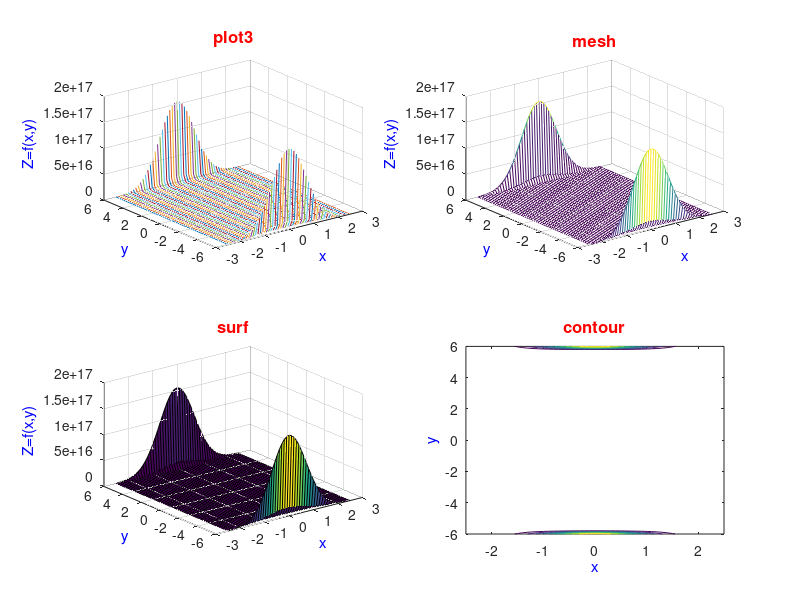
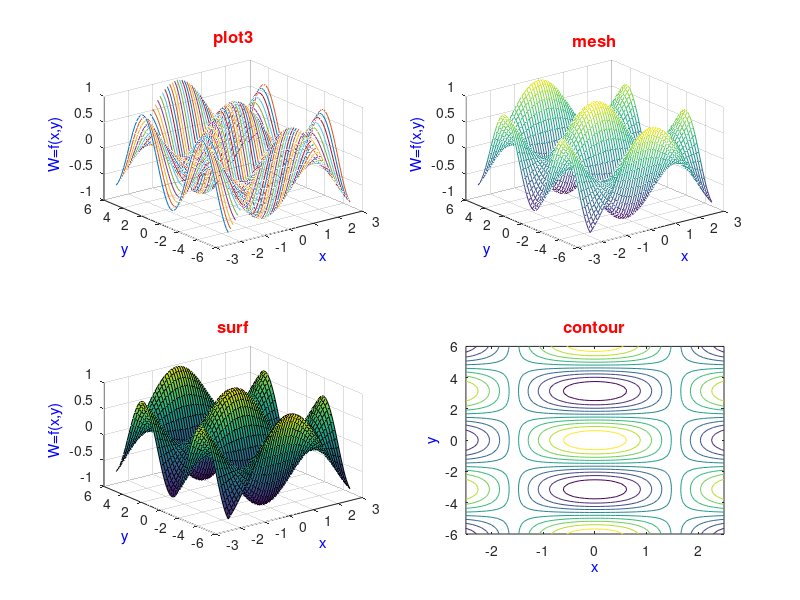

Here is the MATLAB script that generated these plots, in order:
%Q5
clc;clear;close all

figure(1);

[x,y]=meshgrid(-2.5:.1:2.5 , -6:.2:6);
Z=y.^2.*exp(-x.^2 + y.^2);

subplot(2,2,1);
plot3(x,y,Z);
grid on
xlabel('x','color','b');
ylabel('y','color','b');
zlabel('Z=f(x,y)','color','b');
title('plot3','color','r','fontSize',12);

subplot(2,2,2);
mesh(x,y,Z);
xlabel('x','color','b');
ylabel('y','color','b');
zlabel('Z=f(x,y)','color','b');
title('mesh','color','r','fontSize',12);


subplot(2,2,3);
surf(x,y,Z);
xlabel('x','color','b');
ylabel('y','color','b');
zlabel('Z=f(x,y)','color','b');
title('surf','color','r','fontSize',12);


subplot(2,2,4);
contour(x,y,Z);
xlabel('x','color','b');
ylabel('y','color','b');
title('contour','color','r','fontSize',12);

%------------------------------
figure(2)

[m,n]=meshgrid(-7:.2:7 , -5:.1:5);
W=cos(x).*cos(y);

subplot(2,2,1);
plot3(x,y,W);
grid on
xlabel('x','color','b');
ylabel('y','color','b');
zlabel('W=f(x,y)','color','b');
title('plot3','color','r','fontSize',12);

subplot(2,2,2);
mesh(x,y,W);
xlabel('x','color','b');
ylabel('y','color','b');
zlabel('W=f(x,y)','color','b');
title('mesh','color','r','fontSize',12);

subplot(2,2,3);
surf(x,y,W);
xlabel('x','color','b');
ylabel('y','color','b');
zlabel('W=f(x,y)','color','b');
title('surf','color','r','fontSize',12);

subplot(2,2,4);
contour(x,y,W);
xlabel('x','color','b');
ylabel('y','color','b');
title('contour','color','r','fontSize',12);
